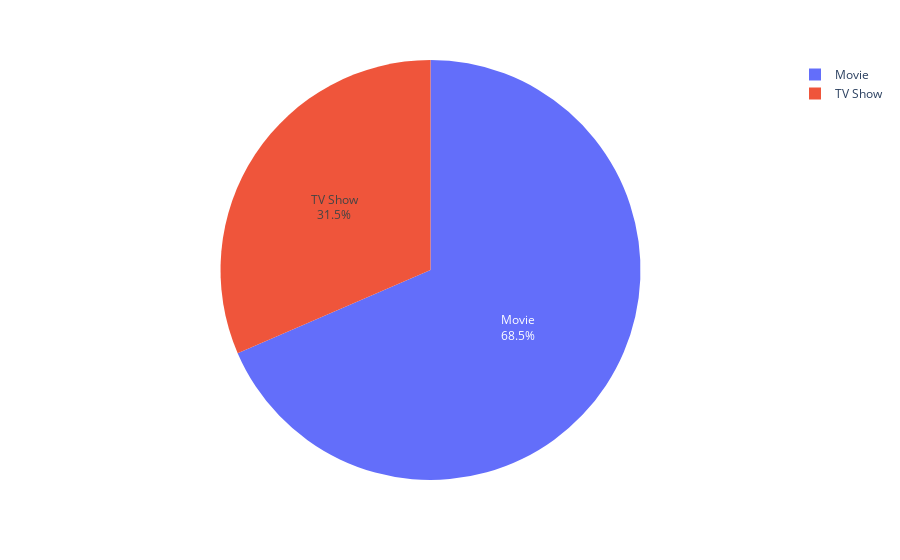

Here is the notebook cell this chart was saved with:
### Markdown cell above
# TV shows 跟 Movies的比例

### Code cell
fig = px.pie(df['type'].value_counts().reset_index(), values='type', names='index')
fig.update_traces(textposition='inside', textinfo='percent+label')
fig.show()

### Figure 1 — Plotly figure (JSON) as saved in the notebook; plotly's stock layout.template omitted (floating-point values rounded to 4 significant figures)
{"data": [{"domain": {"x": [0, 1], "y": [0, 1]}, "hovertemplate": "index=%{label}<br>type=%{value}<extra></extra>", "labels": ["Movie", "TV Show"], "legendgroup": "", "name": "", "showlegend": true, "textinfo": "percent+label", "textposition": "inside", "type": "pie", "values": [4264, 1959]}], "layout": {"legend": {"tracegroupgap": 0}, "margin": {"t": 60}}}
